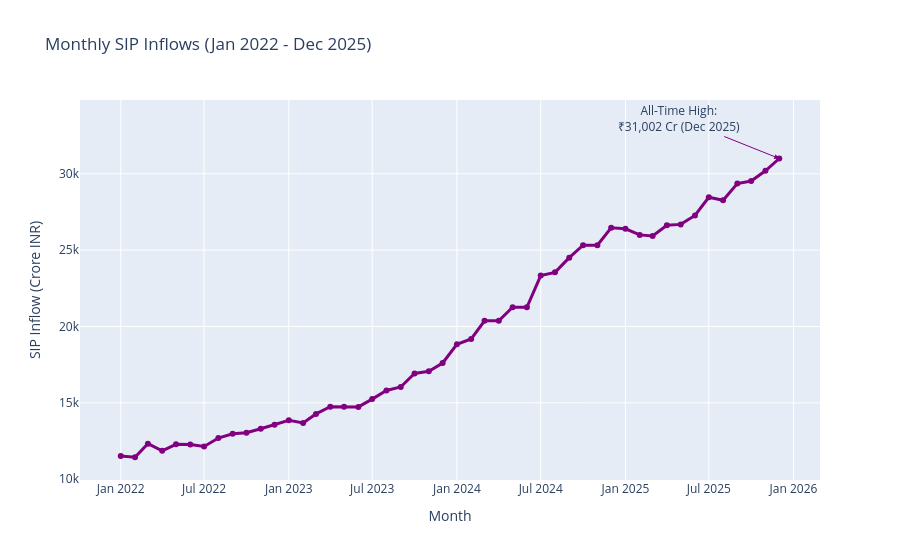

Write notebook code for a chart like this one.
### Markdown cell above
## 3. SIP Monthly Inflow Time-Series (2022 - 2025)

**Insight 3**: Systematic Investment Plan (SIP) inflows have grown monotonically, reaching an all-time high of ₹31,002 Crores in December 2025, demonstrating strong retail participant confidence.

### Code cell
# Extract SIP data
df_sip = pd.read_sql_query("SELECT month, sip_inflow_crore, active_sip_accounts_crore, new_sip_accounts_lakh, sip_aum_lakh_crore FROM monthly_sip_inflows ORDER BY month;", conn)
df_sip["month_dt"] = pd.to_datetime(df_sip["month"] + "-01")

# Create Interactive Plotly line plot
fig = px.line(df_sip, x="month_dt", y="sip_inflow_crore", title="Monthly SIP Inflows (Jan 2022 - Dec 2025)", markers=True)
fig.update_traces(line_color="purple", line_width=3)

# Add annotation for peak
dec_2025_sip = df_sip[df_sip["month"] == "2025-12"].iloc[0]
fig.add_annotation(
    x=dec_2025_sip["month_dt"], y=dec_2025_sip["sip_inflow_crore"],
    text="All-Time High:<br>₹31,002 Cr (Dec 2025)",
    showarrow=True, arrowhead=2, arrowcolor="purple", ax=-100, ay=-40
)

fig.update_layout(xaxis_title="Month", yaxis_title="SIP Inflow (Crore INR)")
fig.show()

### Figure 1 — Plotly figure (JSON) as saved in the notebook; plotly's stock layout.template omitted (floating-point values rounded to 4 significant figures)
{"data": [{"hovertemplate": "month_dt=%{x}<br>sip_inflow_crore=%{y}<extra></extra>", "legendgroup": "", "line": {"color": "purple", "dash": "solid", "width": 3}, "marker": {"symbol": "circle"}, "mode": "lines+markers", "name": "", "orientation": "v", "showlegend": false, "type": "scatter", "x": ["2022-01-01T00:00:00.000000", "2022-02-01T00:00:00.000000", "2022-03-01T00:00:00.000000", "2022-04-01T00:00:00.000000", "2022-05-01T00:00:00.000000", "2022-06-01T00:00:00.000000", "2022-07-01T00:00:00.000000", "2022-08-01T00:00:00.000000", "2022-09-01T00:00:00.000000", "2022-10-01T00:00:00.000000", "2022-11-01T00:00:00.000000", "2022-12-01T00:00:00.000000", "2023-01-01T00:00:00.000000", "2023-02-01T00:00:00.000000", "2023-03-01T00:00:00.000000", "2023-04-01T00:00:00.000000", "2023-05-01T00:00:00.000000", "2023-06-01T00:00:00.000000", "2023-07-01T00:00:00.000000", "2023-08-01T00:00:00.000000", "2023-09-01T00:00:00.000000", "2023-10-01T00:00:00.000000", "2023-11-01T00:00:00.000000", "2023-12-01T00:00:00.000000", "2024-01-01T00:00:00.000000", "2024-02-01T00:00:00.000000", "2024-03-01T00:00:00.000000", "2024-04-01T00:00:00.000000", "2024-05-01T00:00:00.000000", "2024-06-01T00:00:00.000000", "2024-07-01T00:00:00.000000", "2024-08-01T00:00:00.000000", "2024-09-01T00:00:00.000000", "2024-10-01T00:00:00.000000", "2024-11-01T00:00:00.000000", "2024-12-01T00:00:00.000000", "2025-01-01T00:00:00.000000", "2025-02-01T00:00:00.000000", "2025-03-01T00:00:00.000000", "2025-04-01T00:00:00.000000", "2025-05-01T00:00:00.000000", "2025-06-01T00:00:00.000000", "2025-07-01T00:00:00.000000", "2025-08-01T00:00:00.000000", "2025-09-01T00:00:00.000000", "2025-10-01T00:00:00.000000", "2025-11-01T00:00:00.000000", "2025-12-01T00:00:00.000000"], "xaxis": "x", "y": [11520.0, 11440.0, 12330.0, 11860.0, 12290.0, 12280.0, 12140.0, 12690.0, 12980.0, 13040.0, 13310.0, 13570.0, 13860.0, 13690.0, 14280.0, 14750.0, 14750.0, 14730.0, 15240.0, 15810.0, 16040.0, 16930.0, 17070.0, 17610.0, 18840.0, 19190.0, 20370.0, 20370.0, 21260.0, 21260.0, 23330.0, 23550.0, 24510.0, 25320.0, 25320.0, 26460.0, 26400.0, 26000.0, 25930.0, 26630.0, 26690.0, 27270.0, 28460.0, 28260.0, 29360.0, 29530.0, 30200.0, 31000.0], "yaxis": "y"}], "layout": {"annotations": [{"arrowcolor": "purple", "arrowhead": 2, "ax": -100, "ay": -40, "showarrow": true, "text": "All-Time High:<br>₹31,002 Cr (Dec 2025)", "x": "2025-12-01T00:00:00", "y": 31002}], "legend": {"tracegroupgap": 0}, "title": {"text": "Monthly SIP Inflows (Jan 2022 - Dec 2025)"}, "xaxis": {"anchor": "y", "domain": [0, 1], "title": {"text": "Month"}}, "yaxis": {"anchor": "x", "domain": [0, 1], "title": {"text": "SIP Inflow (Crore INR)"}}}}
